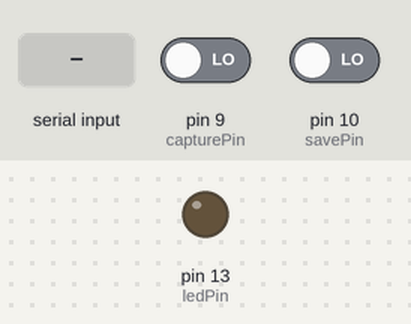
A sketch run on a simulated Arduino Uno, built with avr-gcc and run on an emulated ATmega328P. On the bench: output pins drawn as LEDs (lit = HIGH). The inputs (shaded band) are chosen by the test bench; at power-on: pin 9 (capturePin) LOW, pin 10 (savePin) LOW.

Above: at 1.3 s.
1.4 s: "1" received over Serial
At 2.6 s:
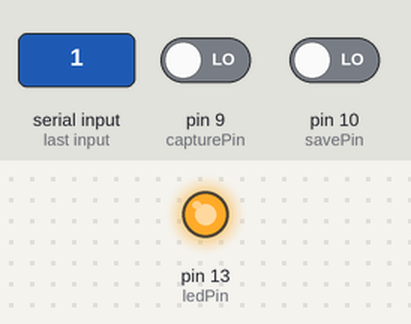
4.8 s: "0" received over Serial
At 5.2 s:
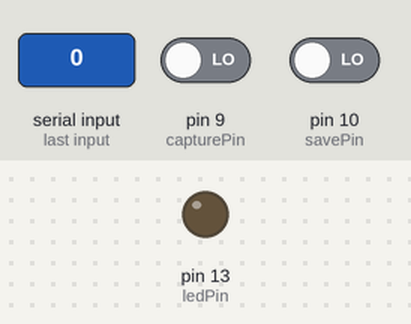
Timing chart, 0 to 7.8 s (numbered marks = the images above; inputs shaded):
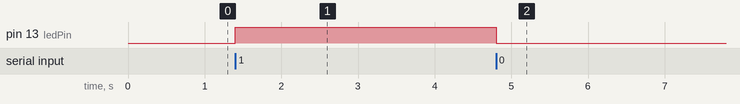

The sketch:

SefliesButtonsAndLights.ino
```cpp
const int capturePin = 9;
const int savePin = 10;
const int ledPin = 13;
const int baud = 9600;

long unsigned int lastCaptureTriggerMS = 0;
long unsigned int lastSaveTriggerMS = 0;

void setup () {
    pinMode( capturePin, INPUT );
    pinMode( savePin, INPUT );
    pinMode( ledPin, OUTPUT );
    Serial.begin( baud );
    delay( 100 );
}

void loop() {
    // Throttle the capture button
    if ( millis() - lastCaptureTriggerMS > 200 && digitalRead( capturePin ) == HIGH ) {
        Serial.write( "1" );
        lastCaptureTriggerMS = millis();
    }
    // Throttle the display button
    if ( millis() - lastSaveTriggerMS > 200 && digitalRead( savePin ) == HIGH ) {
        Serial.write( "2" );
        lastSaveTriggerMS = millis();
    }
}

void serialEvent() {
    while ( Serial.available() ) {
        char inChar = (char) Serial.read();
        if ( inChar == '0' ) {
            digitalWrite( ledPin, LOW );
        }
        else if ( inChar == '1' ) {
            digitalWrite( ledPin, HIGH );
        }
    }
}
```

Measured:
- after the input at 1.4 s, pin 13 (ledPin): LOW → HIGH at once
- after the input at 4.8 s, pin 13 (ledPin): HIGH → LOW at once
